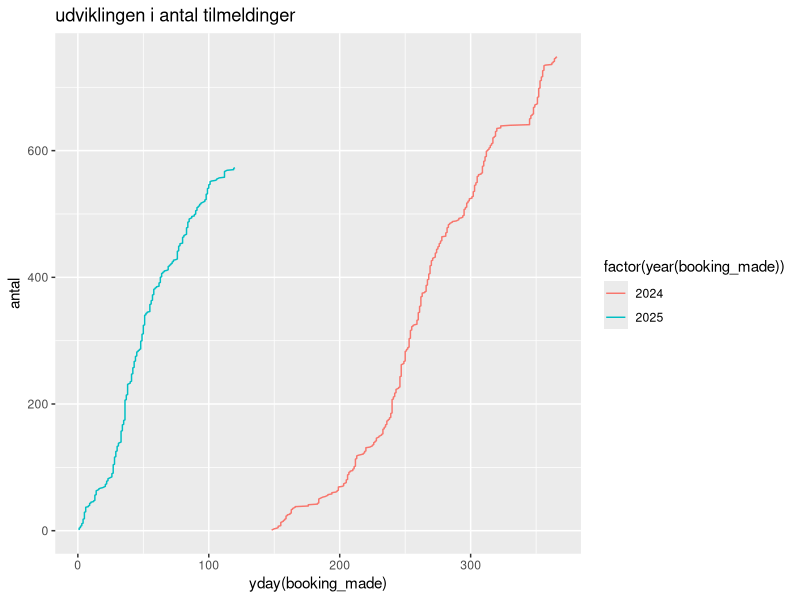
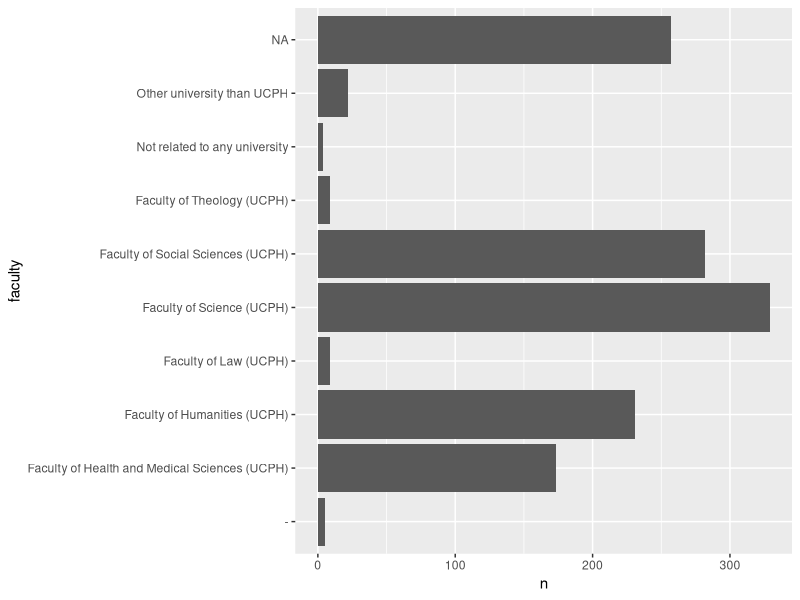
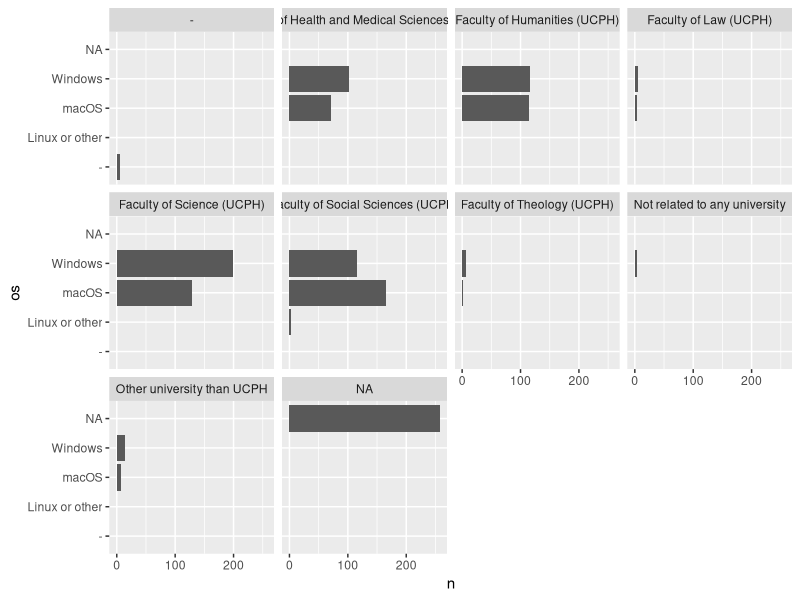
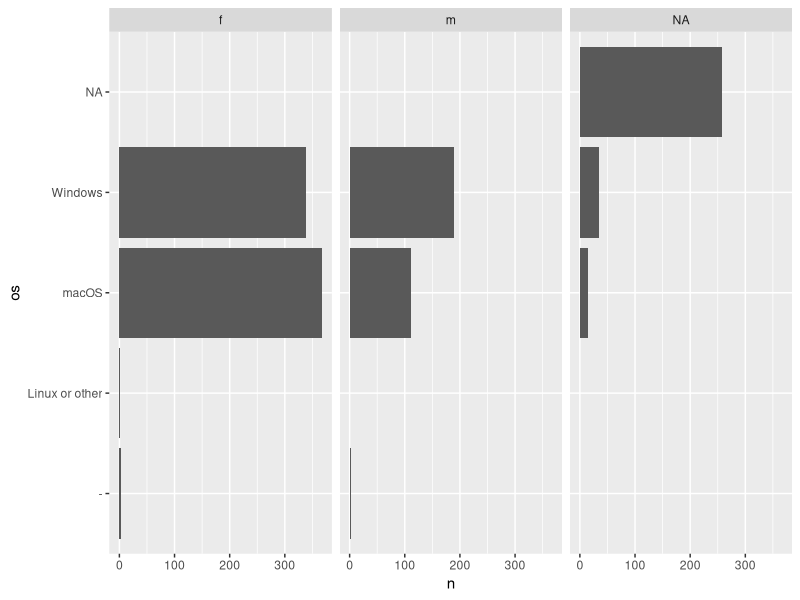

R code for these plots, in order: (Note: this script raises an error after producing the figures.)
## ---- chunk 1
knitr::opts_chunk$set(echo = TRUE)
library(tidyverse)
library(knitr)
metadata <- read_csv2("data/tilmeldingsdata/metadata.csv")
tilmeldinger <- read_csv2("data/tilmeldingsdata/tilmeldinger.csv")
presenter <- read_csv2("data/tilmeldingsdata/presenter.csv")

## ---- chunk 2
tilmeldinger %>% 
  count(registration_type)
  
## ---- chunk 3
tilmeldinger %>% 
  group_by(year) %>% 
  summarise(antal = n())
## ---- chunk 4
tilmeldinger %>% 
  group_by(sex) %>% 
  summarise(antal = n())
## ---- chunk 5
tilmeldinger %>% 
  group_by(faculty) %>% 
  summarise(antal = n())
## ---- chunk 6
tilmeldinger %>% 
  mutate(udd = tolower(udd)) %>% 
  count(udd)
## ---- chunk 7
tilmeldinger %>% 
  select(booking_made) %>% 
  arrange(booking_made) %>% 
  group_by(year(booking_made)) %>% 
  mutate(antal = row_number()) %>% 
  ggplot(aes(x=yday(booking_made),y = antal, color = factor(year(booking_made)))) +
  geom_line() +
  ggtitle("udviklingen i antal tilmeldinger")
## ---- chunk 8
tilmeldinger %>% count(registration_type)
## ---- chunk 9
tilmeldinger %>% count(faculty) %>% 
  ggplot(aes(faculty, n)) +
  geom_col() +
  coord_flip()

## ---- chunk 10
tilmeldinger %>% count(niveau)

## ---- chunk 11
tilmeldinger %>% count(erfaring)

## ---- chunk 12
tilmeldinger %>% 
  count(os)
## ---- chunk 13
tilmeldinger %>% 
  count(kilde)
## ---- chunk 14
tilmeldinger %>% 
  count(kontakt_tilladelse)
## ---- chunk 15
tilmeldinger %>% 
  count(sex)
## ---- chunk 16
tilmeldinger %>% count(os)
## ---- chunk 17
tilmeldinger %>% group_by(faculty) %>% 
  count(os) %>% 
  ggplot(aes(os, n)) +
  geom_col() +
  facet_wrap(~faculty) +
  coord_flip()
## ---- chunk 18
tilmeldinger %>% 
  group_by(sex) %>% 
  count(os) %>% 
  pivot_wider(names_from = sex, values_from = n)
## ---- chunk 19
tilmeldinger %>% 
  group_by(sex) %>% 
  count(os) %>% 
  ggplot(aes(os, n)) +
  geom_col() +
  facet_wrap(~sex) +
  coord_flip()
## ---- chunk 20
tilmeldinger %>%   
  group_by(niveau) %>% 
  count(os) %>% 
  pivot_wider(names_from = os, values_from= n)
## ---- chunk 21
tilmeldinger %>% 
    group_by(erfaring) %>% 
  count(os) %>% 
  pivot_wider(names_from=os, values_from = n)

## ---- chunk 22
tilmeldinger %>%
  group_by(faculty, sex) %>% 
  summarise(antal = n()) %>% 
  ungroup() %>% 
  filter(!is.na(sex)) %>% 
  group_by(faculty) %>% 
  mutate(andel = antal/sum(antal)*100) %>% 
  select(-antal) %>% 
  pivot_wider(names_from = sex, values_from = andel)
## ---- chunk 23
tilmeldinger %>% 
  left_join(metadata) %>% 
  select(faculty,gruppe) %>% 
  group_by(faculty, gruppe) %>% 
  summarise(antal = n()) %>% 
  pivot_wider(names_from = gruppe, values_from = antal)
## ---- chunk 24
tilmeldinger %>% left_join(metadata) %>% 
  mutate(uge_dag = lubridate::wday(dato, label = TRUE)) %>% 
  group_by(uge_dag, filename) %>% 
  summarise(antal_tilmeldinger = n()) %>% 
  summarise(antal_tilmeldinger = sum(antal_tilmeldinger),
            antal_kurser = n(),
            middel_tilmeldinger = antal_tilmeldinger/antal_kurser)
## ---- chunk 25
tilmeldinger %>% 
  left_join(metadata) %>%
  group_by(from, filename) %>% 
  summarise(antal_tilmeldinger = n()) %>% 
  summarise(antal_tilmeldinger = sum(antal_tilmeldinger),
            antal_kurser = n(),
            middel_tilmeldinger = antal_tilmeldinger/antal_kurser)
## ---- chunk 26
tilmeldinger %>% 
  left_join(metadata, by = join_by(filename)) %>% 
  filter(gruppe == "r") %>% 
  select(Event, faculty, udd) %>% 
  group_by(Event) %>% 
  count(faculty) %>% 
  pivot_wider(names_from = faculty, values_from = n, values_fill = 0) %>% 
  mutate(total = sum(c_across(where(is.integer))), 
         across(where(is.integer), ~.x/total)
         ) %>% 
  mutate(across(where(is.numeric), scales::percent)) %>% 
  select(-total) %>% 
  ungroup() %>% 
  kable()
## ---- chunk 27
tilmeldinger %>% 
  left_join(metadata) %>%
  mutate(kursus_tid = as.POSIXct(paste(dato, from))) %>% 
  mutate(tid_before= as.numeric(kursus_tid - booking_made, units = "days")) %>% 
  summarise(gennemsnit = mean(tid_before))
## ---- chunk 28
tilmeldinger %>% 
  left_join(metadata) %>%
  mutate(kursus_tid = as.POSIXct(paste(dato, from))) %>% 
  mutate(tid_before= as.numeric(kursus_tid - booking_made, units = "days")) %>%
  ggplot(aes(tid_before)) +
  geom_density() +
  ggtitle("sandsynlighedsfordelingen for hvor lang tid i forvejen tilmeldingerne falder")
